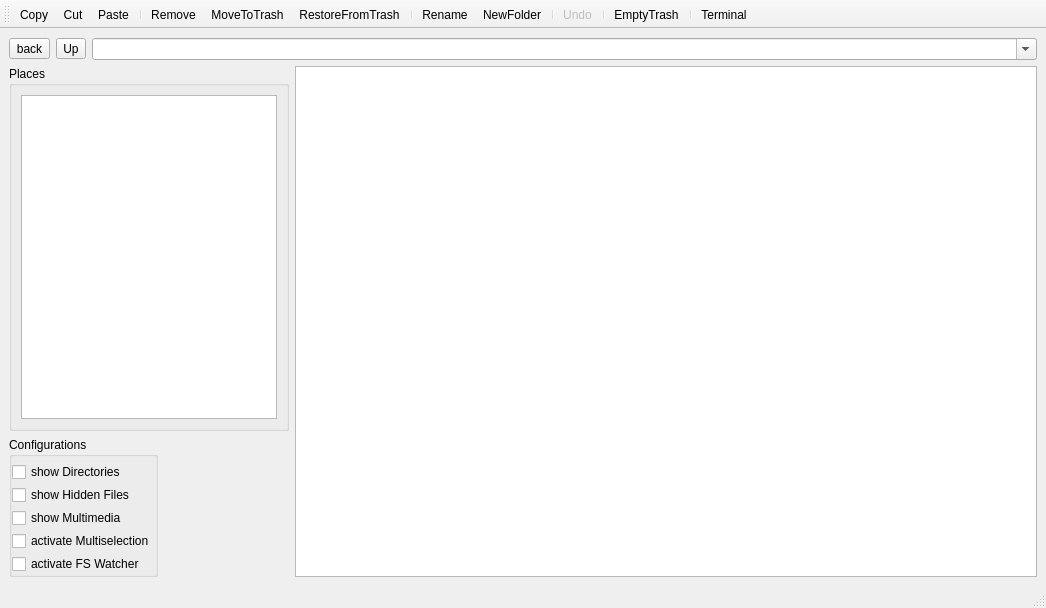
<?xml version="1.0" encoding="UTF-8"?>
<ui version="4.0">
 <class>SimpleList</class>
 <widget class="QMainWindow" name="SimpleList">
  <property name="geometry">
   <rect>
    <x>0</x>
    <y>0</y>
    <width>1046</width>
    <height>608</height>
   </rect>
  </property>
  <property name="windowTitle">
   <string>MainWindow</string>
  </property>
  <widget class="QWidget" name="centralwidget">
   <layout class="QVBoxLayout" name="verticalLayout_4">
    <item>
     <layout class="QHBoxLayout" name="horizontalLayout">
      <item>
       <widget class="QToolButton" name="toolButtonBack">
        <property name="enabled">
         <bool>true</bool>
        </property>
        <property name="text">
         <string>back</string>
        </property>
        <property name="icon">
         <iconset resource="res.qrc">
          <normaloff>:/resources/resources/go-previous.png</normaloff>:/resources/resources/go-previous.png</iconset>
        </property>
       </widget>
      </item>
      <item>
       <widget class="QToolButton" name="toolButtonUp">
        <property name="text">
         <string>Up</string>
        </property>
        <property name="icon">
         <iconset resource="res.qrc">
          <normaloff>:/resources/resources/go-up.png</normaloff>:/resources/resources/go-up.png</iconset>
        </property>
       </widget>
      </item>
      <item>
       <widget class="QComboBox" name="comboBoxPath">
        <property name="editable">
         <bool>true</bool>
        </property>
        <property name="insertPolicy">
         <enum>QComboBox::NoInsert</enum>
        </property>
       </widget>
      </item>
     </layout>
    </item>
    <item>
     <layout class="QHBoxLayout" name="horizontalLayout_2">
      <item>
       <layout class="QVBoxLayout" name="verticalLayout_3">
        <item>
         <widget class="QGroupBox" name="groupBoxPlaces">
          <property name="title">
           <string>Places</string>
          </property>
          <layout class="QVBoxLayout" name="verticalLayout">
           <item>
            <widget class="QListView" name="listViewPlaces">
             <property name="sizePolicy">
              <sizepolicy hsizetype="Fixed" vsizetype="Expanding">
               <horstretch>0</horstretch>
               <verstretch>0</verstretch>
              </sizepolicy>
             </property>
            </widget>
           </item>
          </layout>
         </widget>
        </item>
        <item>
         <widget class="QGroupBox" name="groupBoxConfig">
          <property name="sizePolicy">
           <sizepolicy hsizetype="Fixed" vsizetype="Preferred">
            <horstretch>0</horstretch>
            <verstretch>0</verstretch>
           </sizepolicy>
          </property>
          <property name="title">
           <string>Configurations</string>
          </property>
          <layout class="QVBoxLayout" name="verticalLayout_2">
           <property name="spacing">
            <number>3</number>
           </property>
           <property name="leftMargin">
            <number>0</number>
           </property>
           <property name="topMargin">
            <number>5</number>
           </property>
           <property name="rightMargin">
            <number>0</number>
           </property>
           <property name="bottomMargin">
            <number>0</number>
           </property>
           <item>
            <widget class="QCheckBox" name="checkBoxShowDirs">
             <property name="text">
              <string>show Directories</string>
             </property>
            </widget>
           </item>
           <item>
            <widget class="QCheckBox" name="checkBoxShowHidden">
             <property name="text">
              <string>show Hidden Files</string>
             </property>
            </widget>
           </item>
           <item>
            <widget class="QCheckBox" name="checkBoxShowMediaInfo">
             <property name="text">
              <string>show Multimedia</string>
             </property>
            </widget>
           </item>
           <item>
            <widget class="QCheckBox" name="checkBoxMultiSelection">
             <property name="text">
              <string>activate Multiselection</string>
             </property>
            </widget>
           </item>
           <item>
            <widget class="QCheckBox" name="checkBoxExtFsWatcher">
             <property name="text">
              <string>activate FS Watcher</string>
             </property>
            </widget>
           </item>
          </layout>
         </widget>
        </item>
       </layout>
      </item>
      <item>
       <widget class="QTableView" name="tableViewFM"/>
      </item>
     </layout>
    </item>
   </layout>
  </widget>
  <widget class="QMenuBar" name="menubar">
   <property name="geometry">
    <rect>
     <x>0</x>
     <y>0</y>
     <width>1046</width>
     <height>30</height>
    </rect>
   </property>
   <property name="sizePolicy">
    <sizepolicy hsizetype="Minimum" vsizetype="Minimum">
     <horstretch>0</horstretch>
     <verstretch>0</verstretch>
    </sizepolicy>
   </property>
  </widget>
  <widget class="QStatusBar" name="statusbar"/>
  <widget class="QToolBar" name="toolBar">
   <property name="windowTitle">
    <string>toolBar</string>
   </property>
   <property name="toolButtonStyle">
    <enum>Qt::ToolButtonTextUnderIcon</enum>
   </property>
   <attribute name="toolBarArea">
    <enum>TopToolBarArea</enum>
   </attribute>
   <attribute name="toolBarBreak">
    <bool>false</bool>
   </attribute>
   <addaction name="actionCopy"/>
   <addaction name="actionCut"/>
   <addaction name="actionPaste"/>
   <addaction name="separator"/>
   <addaction name="actionDelete"/>
   <addaction name="actionMoveToTrash"/>
   <addaction name="actionRestoreFromTrash"/>
   <addaction name="separator"/>
   <addaction name="actionRename"/>
   <addaction name="actionNewFolder"/>
   <addaction name="separator"/>
   <addaction name="actionUndo"/>
   <addaction name="separator"/>
   <addaction name="actionEmptyTrash"/>
   <addaction name="separator"/>
   <addaction name="actionTerminal"/>
  </widget>
  <action name="actionCopy">
   <property name="icon">
    <iconset resource="res.qrc">
     <normaloff>:/resources/resources/copy.png</normaloff>:/resources/resources/copy.png</iconset>
   </property>
   <property name="text">
    <string>Copy</string>
   </property>
   <property name="toolTip">
    <string>Copy Items into clipbpard</string>
   </property>
   <property name="shortcut">
    <string>Ctrl+C</string>
   </property>
  </action>
  <action name="actionCut">
   <property name="icon">
    <iconset resource="res.qrc">
     <normaloff>:/resources/resources/cut.png</normaloff>:/resources/resources/cut.png</iconset>
   </property>
   <property name="text">
    <string>Cut</string>
   </property>
   <property name="toolTip">
    <string>Cut files into clipboard</string>
   </property>
   <property name="shortcut">
    <string>Ctrl+X</string>
   </property>
  </action>
  <action name="actionPaste">
   <property name="icon">
    <iconset resource="res.qrc">
     <normaloff>:/resources/resources/paste.png</normaloff>:/resources/resources/paste.png</iconset>
   </property>
   <property name="text">
    <string>Paste</string>
   </property>
   <property name="toolTip">
    <string>paste clibpboard contents</string>
   </property>
   <property name="shortcut">
    <string>Ctrl+V</string>
   </property>
  </action>
  <action name="actionDelete">
   <property name="icon">
    <iconset resource="res.qrc">
     <normaloff>:/resources/resources/remove.png</normaloff>:/resources/resources/remove.png</iconset>
   </property>
   <property name="text">
    <string>Remove</string>
   </property>
   <property name="shortcut">
    <string>Shift+Del</string>
   </property>
  </action>
  <action name="actionMoveToTrash">
   <property name="icon">
    <iconset resource="res.qrc">
     <normaloff>:/resources/resources/trash.png</normaloff>:/resources/resources/trash.png</iconset>
   </property>
   <property name="text">
    <string>MoveToTrash</string>
   </property>
   <property name="shortcut">
    <string>Del</string>
   </property>
  </action>
  <action name="actionGoUp">
   <property name="icon">
    <iconset resource="res.qrc">
     <normaloff>:/resources/resources/go-up.png</normaloff>:/resources/resources/go-up.png</iconset>
   </property>
   <property name="text">
    <string>Up</string>
   </property>
   <property name="toolTip">
    <string>Go parent folder</string>
   </property>
   <property name="shortcut">
    <string>Shift+U</string>
   </property>
  </action>
  <action name="actionGoBack">
   <property name="icon">
    <iconset resource="res.qrc">
     <normaloff>:/resources/resources/go-previous.png</normaloff>:/resources/resources/go-previous.png</iconset>
   </property>
   <property name="text">
    <string>Back</string>
   </property>
   <property name="shortcut">
    <string>Shift+B</string>
   </property>
  </action>
  <action name="actionRename">
   <property name="icon">
    <iconset resource="res.qrc">
     <normaloff>:/resources/resources/edit-rename.png</normaloff>:/resources/resources/edit-rename.png</iconset>
   </property>
   <property name="text">
    <string>Rename...</string>
   </property>
  </action>
  <action name="actionNewFolder">
   <property name="icon">
    <iconset resource="res.qrc">
     <normaloff>:/resources/resources/folder-new.png</normaloff>:/resources/resources/folder-new.png</iconset>
   </property>
   <property name="text">
    <string>NewFolder</string>
   </property>
  </action>
  <action name="actionUndo">
   <property name="enabled">
    <bool>false</bool>
   </property>
   <property name="icon">
    <iconset resource="res.qrc">
     <normaloff>:/resources/resources/undo.png</normaloff>:/resources/resources/undo.png</iconset>
   </property>
   <property name="text">
    <string>Undo</string>
   </property>
  </action>
  <action name="actionEmptyTrash">
   <property name="icon">
    <iconset resource="res.qrc">
     <normaloff>:/resources/resources/empty_trash.png</normaloff>:/resources/resources/empty_trash.png</iconset>
   </property>
   <property name="text">
    <string>EmptyTrash</string>
   </property>
   <property name="toolTip">
    <string>EmptTrash</string>
   </property>
  </action>
  <action name="actionRestoreFromTrash">
   <property name="icon">
    <iconset resource="res.qrc">
     <normaloff>:/resources/resources/recyclebin_full.png</normaloff>:/resources/resources/recyclebin_full.png</iconset>
   </property>
   <property name="text">
    <string>RestoreFromTrash</string>
   </property>
   <property name="toolTip">
    <string>restore From Trash</string>
   </property>
  </action>
  <action name="actionTerminal">
   <property name="icon">
    <iconset resource="res.qrc">
     <normaloff>:/resources/resources/xterm_48x48.xpm</normaloff>:/resources/resources/xterm_48x48.xpm</iconset>
   </property>
   <property name="text">
    <string>Terminal</string>
   </property>
   <property name="toolTip">
    <string>open a Terminal</string>
   </property>
  </action>
 </widget>
 <resources>
  <include location="res.qrc"/>
 </resources>
 <connections/>
</ui>
